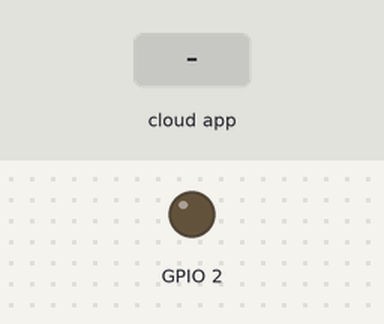
A sketch run on a simulated ESP8266 (NodeMCU). Shown: output pins drawn as LEDs (lit = HIGH). The test bench sets the inputs (shaded band). WiFi joins after 1.5 s; servers stay silent unless stated; what the sketch prints to the serial monitor is not drawn.

Above: at 2.8 s.
2.9 s: the phone or cloud app sets lab1 to 1
At 4.1 s:
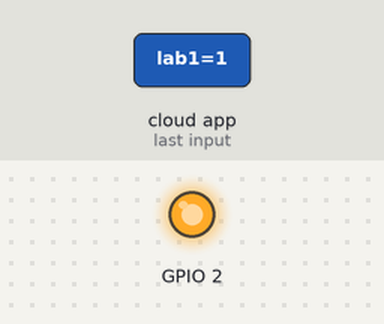
4.4 s: the phone or cloud app sets lab1 to 0
At 5.3 s:
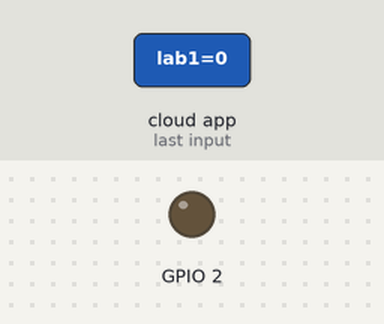
Timing chart, 0 to 7.4 s (numbered marks = the images above; inputs shaded):
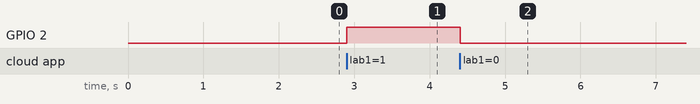

The sketch:

MagickitNewFinal.ino
```cpp
#include <ArduinoJson.h>


#include <FirebaseESP8266.h>
#include <ESP8266WiFi.h>

// Set these to run example.
#define FIREBASE_HOST "https://magickit-7cc8c.firebaseio.com/"
#define FIREBASE_AUTH "226g8PxxsCIzUqgqRkFLKOi4eAwT8GdRtGZfh8mr"
#define WIFI_SSID "iPhone"
#define WIFI_PASSWORD "7264952105"
FirebaseData firebaseData;
int flag;
void streamCallback(StreamData data)
{

Serial.println(data.stringData());
String dataString = data.stringData();

//Firebase.getJSON(firebaseData,"/lab1");
//DynamicJsonBuffer jsonBuffer;
//JsonObject& root=jsonBuffer.parseObject(firebaseData.jsonString());
if( dataString.substring(0) == "1"){
  Serial.println("HIGH");
  flag = 1;
  digitalWrite(LED_BUILTIN,HIGH);
}else if(dataString.substring(0) == "0"){
  Serial.println("LOW");
  flag = 0;
  digitalWrite(LED_BUILTIN,LOW);
}


}

//Global function that notifies when stream connection lost
//The library will resume the stream connection automatically
void streamTimeoutCallback(bool timeout)
{
  if(timeout){
    //Stream timeout occurred
    Serial.println("Stream timeout, resume streaming...");
  }
}


void setup() {
  Serial.begin(9600);
   pinMode(LED_BUILTIN, OUTPUT);     // Initialize the LED_BUILTIN pin as an output

  // connect to wifi.
  WiFi.begin(WIFI_SSID, WIFI_PASSWORD);
  Serial.print("connecting");
  while (WiFi.status() != WL_CONNECTED) {
    Serial.print(".");
    delay(500);
  }
  Serial.println();
  Serial.print("connected: ");
  Serial.println(WiFi.localIP());
  Firebase.begin(FIREBASE_HOST,FIREBASE_AUTH);

  Firebase.setStreamCallback(firebaseData, streamCallback, streamTimeoutCallback);


 if (!Firebase.beginStream(firebaseData, "lab1"))
 {
  //Could not begin stream connection, then print out the error detail
  Serial.println(firebaseData.errorReason());

 }


 // Firebase.begin(FIREBASE_HOST, FIREBASE_AUTH);
}

int n = 0;

void loop() {

// if(flag == 1){
//  digitalWrite(LED_BUILTIN,HIGH);
//  Serial.println("yoo");
// }else if (flag == 0){
//  digitalWrite(LED_BUILTIN,LOW);
//  Serial.println("booo");
// }
delay(100);

}
```

Measured:
- after the input at 2.9 s, GPIO 2: LOW → HIGH at once
- after the input at 4.4 s, GPIO 2: HIGH → LOW at once
